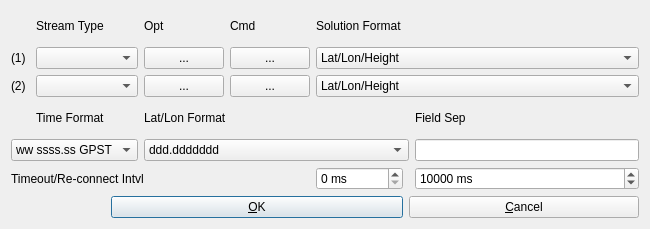
<?xml version="1.0" encoding="UTF-8"?>
<ui version="4.0">
 <class>ConnectDialog</class>
 <widget class="QWidget" name="ConnectDialog">
  <property name="geometry">
   <rect>
    <x>0</x>
    <y>0</y>
    <width>650</width>
    <height>229</height>
   </rect>
  </property>
  <property name="windowTitle">
   <string>Connection Settings</string>
  </property>
  <property name="toolTip">
   <string/>
  </property>
  <layout class="QGridLayout" name="gridLayout">
   <item row="2" column="0">
    <widget class="QLabel" name="Label10">
     <property name="toolTip">
      <string/>
     </property>
     <property name="text">
      <string>(2)</string>
     </property>
    </widget>
   </item>
   <item row="2" column="1" colspan="2">
    <widget class="QComboBox" name="cBSelectStream2">
     <property name="toolTip">
      <string/>
     </property>
     <item>
      <property name="text">
       <string/>
      </property>
     </item>
     <item>
      <property name="text">
       <string>Serial</string>
      </property>
     </item>
     <item>
      <property name="text">
       <string>TCP Client</string>
      </property>
     </item>
     <item>
      <property name="text">
       <string>TCP Server</string>
      </property>
     </item>
     <item>
      <property name="text">
       <string>NTRIP Client</string>
      </property>
     </item>
     <item>
      <property name="text">
       <string>File</string>
      </property>
     </item>
    </widget>
   </item>
   <item row="1" column="1" colspan="2">
    <widget class="QComboBox" name="cBSelectStream1">
     <property name="toolTip">
      <string/>
     </property>
     <item>
      <property name="text">
       <string/>
      </property>
     </item>
     <item>
      <property name="text">
       <string>Serial</string>
      </property>
     </item>
     <item>
      <property name="text">
       <string>TCP Client</string>
      </property>
     </item>
     <item>
      <property name="text">
       <string>TCP Server</string>
      </property>
     </item>
     <item>
      <property name="text">
       <string>NTRIP Client</string>
      </property>
     </item>
     <item>
      <property name="text">
       <string>File</string>
      </property>
     </item>
    </widget>
   </item>
   <item row="1" column="4">
    <widget class="QPushButton" name="btnCommand1">
     <property name="toolTip">
      <string/>
     </property>
     <property name="text">
      <string>...</string>
     </property>
    </widget>
   </item>
   <item row="1" column="3">
    <widget class="QPushButton" name="btnOption1">
     <property name="toolTip">
      <string/>
     </property>
     <property name="text">
      <string>...</string>
     </property>
    </widget>
   </item>
   <item row="1" column="5" colspan="3">
    <widget class="QComboBox" name="cBSolutionFormat1">
     <property name="toolTip">
      <string/>
     </property>
     <item>
      <property name="text">
       <string>Lat/Lon/Height</string>
      </property>
     </item>
     <item>
      <property name="text">
       <string>X/Y/Z-ECEF</string>
      </property>
     </item>
     <item>
      <property name="text">
       <string>E/N/U-Baseline</string>
      </property>
     </item>
     <item>
      <property name="text">
       <string>NMEA0183</string>
      </property>
     </item>
     <item>
      <property name="text">
       <string>Solution Status</string>
      </property>
     </item>
    </widget>
   </item>
   <item row="0" column="1">
    <widget class="QLabel" name="Label1">
     <property name="toolTip">
      <string/>
     </property>
     <property name="text">
      <string>Stream Type</string>
     </property>
    </widget>
   </item>
   <item row="0" column="3">
    <widget class="QLabel" name="Label2">
     <property name="toolTip">
      <string/>
     </property>
     <property name="text">
      <string>Opt</string>
     </property>
    </widget>
   </item>
   <item row="0" column="4">
    <widget class="QLabel" name="Label4">
     <property name="toolTip">
      <string/>
     </property>
     <property name="text">
      <string>Cmd</string>
     </property>
    </widget>
   </item>
   <item row="0" column="5" colspan="3">
    <widget class="QLabel" name="Label3">
     <property name="toolTip">
      <string/>
     </property>
     <property name="text">
      <string>Solution Format</string>
     </property>
    </widget>
   </item>
   <item row="1" column="0">
    <widget class="QLabel" name="Label9">
     <property name="toolTip">
      <string/>
     </property>
     <property name="text">
      <string>(1)</string>
     </property>
    </widget>
   </item>
   <item row="2" column="3">
    <widget class="QPushButton" name="btnOption2">
     <property name="toolTip">
      <string/>
     </property>
     <property name="text">
      <string>...</string>
     </property>
    </widget>
   </item>
   <item row="2" column="4">
    <widget class="QPushButton" name="btnCommand2">
     <property name="toolTip">
      <string/>
     </property>
     <property name="text">
      <string>...</string>
     </property>
    </widget>
   </item>
   <item row="2" column="5" colspan="3">
    <widget class="QComboBox" name="cBSolutionFormat2">
     <property name="toolTip">
      <string/>
     </property>
     <item>
      <property name="text">
       <string>Lat/Lon/Height</string>
      </property>
     </item>
     <item>
      <property name="text">
       <string>X/Y/Z-ECEF</string>
      </property>
     </item>
     <item>
      <property name="text">
       <string>E/N/U-Baseline</string>
      </property>
     </item>
     <item>
      <property name="text">
       <string>NMEA0183</string>
      </property>
     </item>
     <item>
      <property name="text">
       <string>Solution Status</string>
      </property>
     </item>
    </widget>
   </item>
   <item row="3" column="1">
    <widget class="QLabel" name="Label5">
     <property name="toolTip">
      <string/>
     </property>
     <property name="text">
      <string>Time Format</string>
     </property>
    </widget>
   </item>
   <item row="3" column="3" colspan="4">
    <widget class="QLabel" name="Label6">
     <property name="toolTip">
      <string/>
     </property>
     <property name="text">
      <string>Lat/Lon Format</string>
     </property>
    </widget>
   </item>
   <item row="3" column="7">
    <widget class="QLabel" name="Label7">
     <property name="toolTip">
      <string/>
     </property>
     <property name="text">
      <string>Field Sep</string>
     </property>
    </widget>
   </item>
   <item row="4" column="0" colspan="3">
    <widget class="QComboBox" name="cBTimeFormat">
     <property name="toolTip">
      <string/>
     </property>
     <item>
      <property name="text">
       <string>ww ssss.ss GPST</string>
      </property>
     </item>
     <item>
      <property name="text">
       <string>hh:mm:ss GPST</string>
      </property>
     </item>
     <item>
      <property name="text">
       <string>hh:mm:ss UTC</string>
      </property>
     </item>
     <item>
      <property name="text">
       <string>hh:mm:ss JST</string>
      </property>
     </item>
    </widget>
   </item>
   <item row="4" column="3" colspan="4">
    <widget class="QComboBox" name="cBDegFormat">
     <property name="toolTip">
      <string/>
     </property>
     <item>
      <property name="text">
       <string>ddd.ddddddd</string>
      </property>
     </item>
     <item>
      <property name="text">
       <string>ddd mm ss.sss</string>
      </property>
     </item>
    </widget>
   </item>
   <item row="4" column="7">
    <widget class="QLineEdit" name="lEFieldSeperator">
     <property name="toolTip">
      <string/>
     </property>
    </widget>
   </item>
   <item row="6" column="0" colspan="5">
    <widget class="QLabel" name="Label8">
     <property name="toolTip">
      <string/>
     </property>
     <property name="text">
      <string>Timeout/Re-connect Intvl</string>
     </property>
    </widget>
   </item>
   <item row="7" column="2" colspan="4">
    <widget class="QPushButton" name="btnOk">
     <property name="toolTip">
      <string/>
     </property>
     <property name="text">
      <string>&amp;OK</string>
     </property>
     <property name="autoDefault">
      <bool>true</bool>
     </property>
     <property name="default">
      <bool>true</bool>
     </property>
    </widget>
   </item>
   <item row="7" column="6" colspan="2">
    <widget class="QPushButton" name="btnCancel">
     <property name="toolTip">
      <string/>
     </property>
     <property name="text">
      <string>&amp;Cancel</string>
     </property>
    </widget>
   </item>
   <item row="6" column="5">
    <widget class="QSpinBox" name="sBTimeoutTime">
     <property name="suffix">
      <string> ms</string>
     </property>
     <property name="maximum">
      <number>1000000</number>
     </property>
    </widget>
   </item>
   <item row="6" column="7">
    <widget class="QSpinBox" name="sBReconnectTime">
     <property name="suffix">
      <string> ms</string>
     </property>
     <property name="maximum">
      <number>1000000</number>
     </property>
     <property name="value">
      <number>10000</number>
     </property>
    </widget>
   </item>
  </layout>
 </widget>
 <tabstops>
  <tabstop>btnOk</tabstop>
  <tabstop>btnCancel</tabstop>
  <tabstop>cBSelectStream1</tabstop>
  <tabstop>btnOption1</tabstop>
  <tabstop>btnCommand1</tabstop>
  <tabstop>cBSolutionFormat1</tabstop>
  <tabstop>cBSelectStream2</tabstop>
  <tabstop>btnOption2</tabstop>
  <tabstop>btnCommand2</tabstop>
  <tabstop>cBSolutionFormat2</tabstop>
  <tabstop>cBTimeFormat</tabstop>
  <tabstop>cBDegFormat</tabstop>
  <tabstop>lEFieldSeperator</tabstop>
  <tabstop>sBTimeoutTime</tabstop>
  <tabstop>sBReconnectTime</tabstop>
 </tabstops>
 <resources/>
 <connections/>
</ui>
